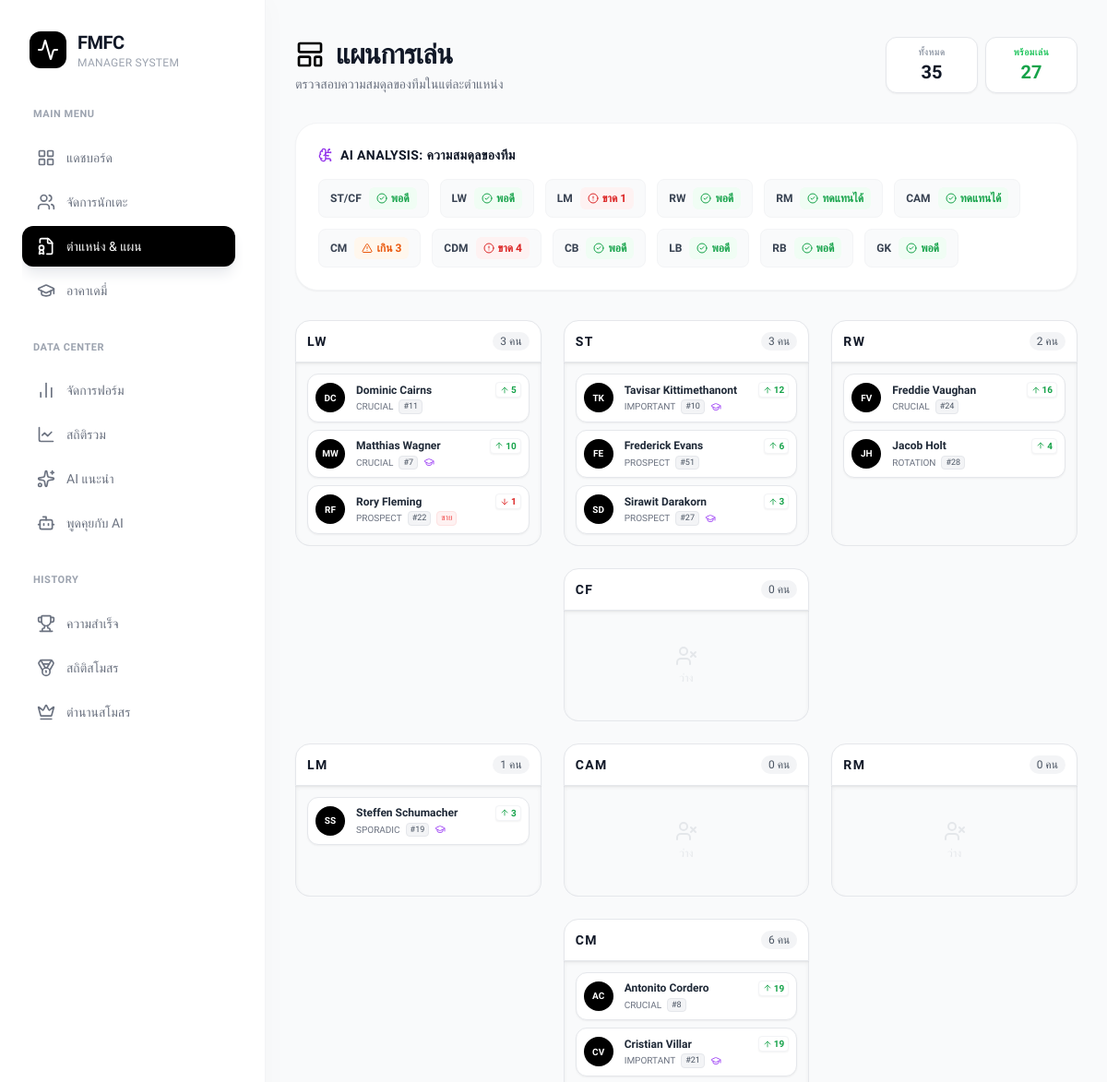
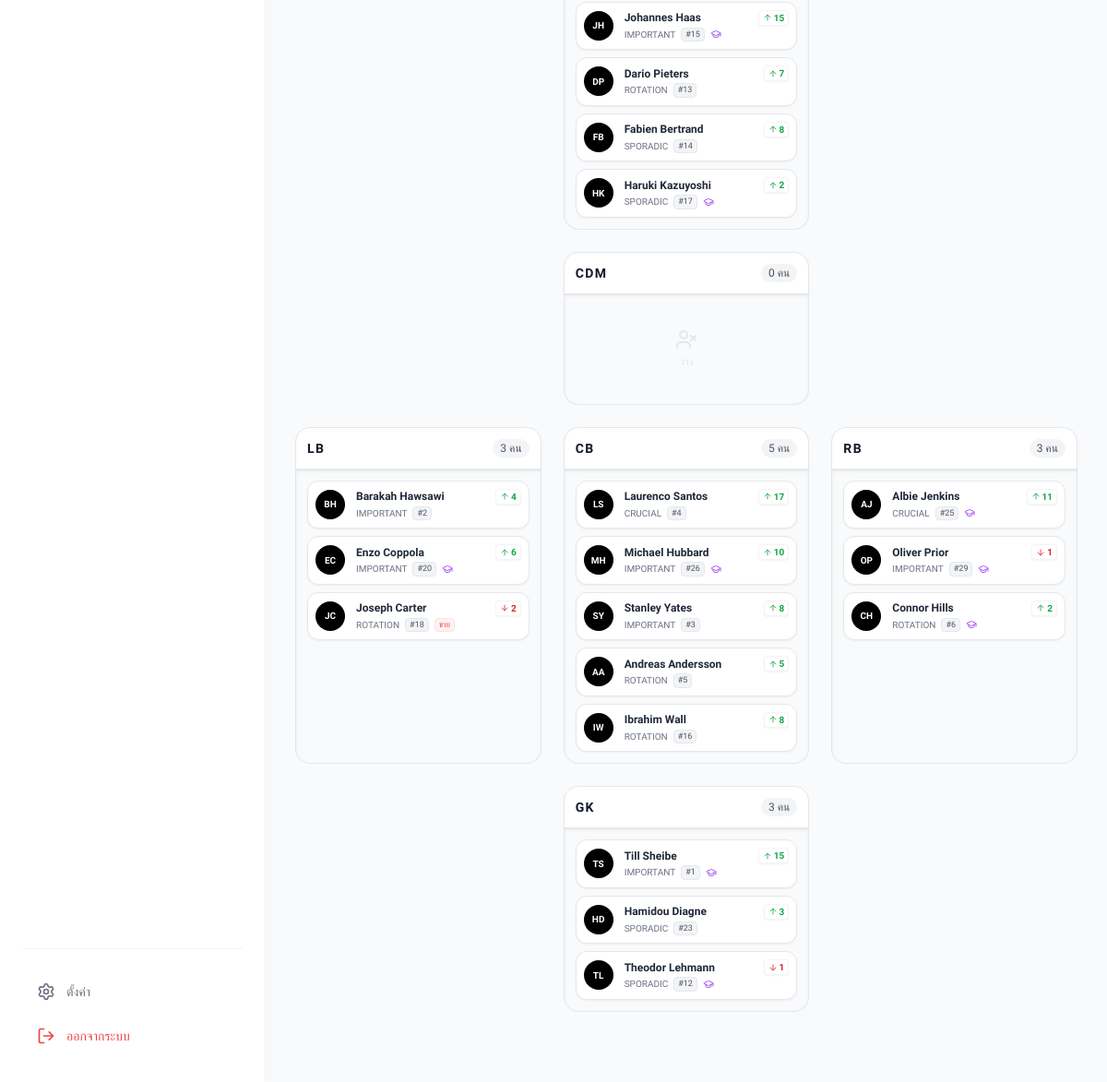
The app's page /pages/position.php (signed in) with its own data (2 pictures, top to bottom).
### tables this page shows
CREATE TABLE `players` (
  `player_id` int(11) NOT NULL,
  `user_id` int(11) NOT NULL,
  `name` varchar(100) NOT NULL,
  `role` enum('crucial','important','rotation','sporadic','prospect') DEFAULT NULL,
  `position` enum('st','cf','lw','rw','lm','rm','cam','cm','cdm','cb','lb','rb','gk') DEFAULT NULL,
  `jersey_number` int(11) DEFAULT NULL,
  `status` enum('no','sell','for_loan','on_loan','in_loan') DEFAULT 'no',
  `injured` int(11) NOT NULL DEFAULT 0,
  `injured_count` int(11) DEFAULT 0,
  `is_academy_product` tinyint(4) NOT NULL,
  `performance_score` int(11) NOT NULL DEFAULT 0,
  `rating` decimal(4,2) NOT NULL DEFAULT 0.00,
  `score_change` enum('increase','decrease','neutral') DEFAULT 'neutral',
  `change_count` int(11) DEFAULT 0,
  `appearances` int(11) DEFAULT 0,
  `goals` int(11) DEFAULT 0,
  `assists` int(11) DEFAULT 0,
  `clean_sheets` int(11) DEFAULT 0,
  `yellow_cards` int(11) DEFAULT 0,
  `red_cards` int(11) DEFAULT 0
);

### pages/position.php (the view, shortened to what this page needs)
<?php
include "../includes/db_config.php";
?>
<?php
$user_id = $_SESSION['user_id'];
$status_counts = ['sell' => 0, 'for_loan' => 0, 'on_loan' => 0, 'in_loan' => 0, 'no' => 0];
if ($conn instanceof PDO) {
    $statusQuery = $conn->prepare("SELECT status, COUNT(*) as count FROM Players WHERE user_id = ? GROUP BY status");
    $statusQuery->execute([$user_id]);
    $statusResults = $statusQuery->fetchAll(PDO::FETCH_ASSOC);
    foreach ($statusResults as $row) $status_counts[$row['status']] = $row['count'];
}
$totalPlayers = 0;
if ($conn instanceof PDO) {
    $queryTotal = $conn->prepare("SELECT COUNT(*) as total FROM Players WHERE user_id = ?");
    $queryTotal->execute([$user_id]);
    $totalPlayers = $queryTotal->fetch(PDO::FETCH_ASSOC)['total'];
}
$players = [];
$position_counts = [];
if ($conn instanceof PDO) {
    $query = $conn->prepare("
        SELECT player_id, name, position, role, jersey_number, status, injured, performance_score, is_academy_product
        FROM Players
        WHERE user_id = ? AND status != 'on_loan'
        ORDER BY FIELD(COALESCE(role, 'prospect'), 'crucial', 'important', 'rotation', 'sporadic', 'prospect'), name ASC
    ");
    $query->execute([$user_id]);
    $players = $query->fetchAll(PDO::FETCH_ASSOC);
}
foreach ($players as $player) {
    $position_counts[$player['position']] = ($position_counts[$player['position']] ?? 0) + 1;
}
if (!function_exists('getInitials')) {
    function getInitials($name) {
        $words = explode(' ', $name);
        $initials = '';
        foreach ($words as $word) $initials .= strtoupper(substr($word, 0, 1));
        return $initials;
    }
}
$positions_grid = [
    ['lw', 'st', 'rw'],
    ['', 'cf', ''],
    ['lm', 'cam', 'rm'],
    ['', 'cm', ''],
    ['', 'cdm', ''],
    ['lb', 'cb', 'rb'],
    ['', 'gk', '']
];
$recommendations = [];
function getPlayerCountRecommendation($count, $min, $max) {
    if ($count < $min) {
        $diff = $min - $count;
        return "<span class='flex items-center text-red-600 text-xs font-bold bg-red-50 px-2 py-1 rounded-md'><i data-lucide='alert-circle' class='w-3 h-3 mr-1'></i> ขาด $diff</span>";
    } elseif ($count > $max) {
        $diff = $count - $max;
        return "<span class='flex items-center text-orange-600 text-xs font-bold bg-orange-50 px-2 py-1 rounded-md'><i data-lucide='alert-triangle' class='w-3 h-3 mr-1'></i> เกิน $diff</span>";
    } else {
        return "<span class='flex items-center text-green-600 text-xs font-bold bg-green-50 px-2 py-1 rounded-md'><i data-lucide='check-circle-2' class='w-3 h-3 mr-1'></i> พอดี</span>";
    }
}
$st_count = ($position_counts['st'] ?? 0) + ($position_counts['cf'] ?? 0);
$recommendations['st_cf'] = ['name' => 'ST/CF', 'message' => getPlayerCountRecommendation($st_count, 2, 3)];
$lw_count = $position_counts['lw'] ?? 0;
$lm_count = $position_counts['lm'] ?? 0;
$recommendations['lw'] = ($lw_count == 0 && $lm_count >= 2) ? ['name' => 'LW', 'message' => "<span class='flex items-center text-green-600 text-xs font-bold bg-green-50 px-2 py-1 rounded-md'><i data-lucide='check-circle-2' class='w-3 h-3 mr-1'></i> ทดแทนได้</span>"] : ['name' => 'LW', 'message' => getPlayerCountRecommendation($lw_count, 2, 3)];
$recommendations['lm'] = ($lm_count == 0 && $lw_count >= 2) ? ['name' => 'LM', 'message' => "<span class='flex items-center text-green-600 text-xs font-bold bg-green-50 px-2 py-1 rounded-md'><i data-lucide='check-circle-2' class='w-3 h-3 mr-1'></i> ทดแทนได้</span>"] : ['name' => 'LM', 'message' => getPlayerCountRecommendation($lm_count, 2, 3)];
$rw_count = $position_counts['rw'] ?? 0;
$rm_count = $position_counts['rm'] ?? 0;
$recommendations['rw'] = ($rw_count == 0 && $rm_count >= 2) ? ['name' => 'RW', 'message' => "<span class='flex items-center text-green-600 text-xs font-bold bg-green-50 px-2 py-1 rounded-md'><i data-lucide='check-circle-2' class='w-3 h-3 mr-1'></i> ทดแทนได้</span>"] : ['name' => 'RW', 'message' => getPlayerCountRecommendation($rw_count, 2, 3)];
$recommendations['rm'] = ($rm_count == 0 && $rw_count >= 2) ? ['name' => 'RM', 'message' => "<span class='flex items-center text-green-600 text-xs font-bold bg-green-50 px-2 py-1 rounded-md'><i data-lucide='check-circle-2' class='w-3 h-3 mr-1'></i> ทดแทนได้</span>"] : ['name' => 'RM', 'message' => getPlayerCountRecommendation($rm_count, 2, 3)];
$cam_count = $position_counts['cam'] ?? 0;
$cm_count = $position_counts['cm'] ?? 0;
$recommendations['cam'] = ($cam_count == 0 && $cm_count >= 3) ? ['name' => 'CAM', 'message' => "<span class='flex items-center text-green-600 text-xs font-bold bg-green-50 px-2 py-1 rounded-md'><i data-lucide='check-circle-2' class='w-3 h-3 mr-1'></i> ทดแทนได้</span>"] : ['name' => 'CAM', 'message' => getPlayerCountRecommendation($cam_count, 2, 3)];
$recommendations['cm'] = ($cm_count == 0 && $cam_count >= 3) ? ['name' => 'CM', 'message' => "<span class='flex items-center text-green-600 text-xs font-bold bg-green-50 px-2 py-1 rounded-md'><i data-lucide='check-circle-2' class='w-3 h-3 mr-1'></i> ทดแทนได้</span>"] : ['name' => 'CM', 'message' => getPlayerCountRecommendation($cm_count, 2, 3)];
$recommendations['cdm'] = ['name' => 'CDM', 'message' => getPlayerCountRecommendation($position_counts['cdm'] ?? 0, 4, 5)];
$recommendations['cb'] = ['name' => 'CB', 'message' => getPlayerCountRecommendation($position_counts['cb'] ?? 0, 4, 5)];
$recommendations['lb'] = ['name' => 'LB', 'message' => getPlayerCountRecommendation($position_counts['lb'] ?? 0, 2, 3)];
$recommendations['rb'] = ['name' => 'RB', 'message' => getPlayerCountRecommendation($position_counts['rb'] ?? 0, 2, 3)];
$recommendations['gk'] = ['name' => 'GK', 'message' => getPlayerCountRecommendation($position_counts['gk'] ?? 0, 2, 3)];
?>
<!DOCTYPE html>
<html lang="th">
<head>
    <script src="https://cdn.tailwindcss.com"></script>
    <link rel="stylesheet" type="text/css" href="https://cdn.jsdelivr.net/npm/toastify-js/src/toastify.min.css">
</head>
<body class="bg-[#F9FAFB] text-gray-800">
    <div class="flex h-screen overflow-hidden">
        <?php include '../includes/navbar.php'; ?>
        <main class="flex-1 px-8 py-10 overflow-y-auto">
            <div class="flex flex-col md:flex-row md:items-center justify-between gap-6 mb-8">
                <div>
                    <h1 class="text-3xl font-bold text-gray-900 tracking-tight flex items-center gap-3">
                        <i data-lucide="layout-template" class="w-8 h-8 text-black"></i> แผนการเล่น
                    </h1>
                    <p class="text-gray-500 mt-1 text-sm">ตรวจสอบความสมดุลของทีมในแต่ละตำแหน่ง</p>
                </div>
                <div class="flex gap-2">
                    <div class="bg-white border border-gray-200 px-4 py-2 rounded-xl shadow-sm text-center min-w-[100px]">
                        <p class="text-[10px] text-gray-400 uppercase font-bold tracking-wider">ทั้งหมด</p>
                        <p class="text-xl font-bold text-gray-900"><?= $totalPlayers ?></p>
                    </div>
                    <div class="bg-white border border-gray-200 px-4 py-2 rounded-xl shadow-sm text-center min-w-[100px]">
                        <p class="text-[10px] text-green-500 uppercase font-bold tracking-wider">พร้อมเล่น</p>
                        <p class="text-xl font-bold text-green-600"><?= $status_counts['no'] ?></p>
                    </div>
                </div>
            </div>
            <div class="bg-white p-6 rounded-3xl border border-gray-100 shadow-sm mb-8">
                <h2 class="text-sm font-bold text-gray-900 mb-4 flex items-center gap-2 uppercase tracking-wide">
                    <i data-lucide="brain-circuit" class="w-4 h-4 text-purple-600"></i>
                    AI Analysis: ความสมดุลของทีม
                </h2>
                <div class="flex flex-wrap gap-3">
                    <?php foreach ($recommendations as $rec): ?>
                        <div class="flex items-center gap-2 px-3 py-2 bg-gray-50 border border-gray-100 rounded-lg">
                            <span class="text-xs font-bold text-gray-700"><?= htmlspecialchars($rec['name']); ?></span>
                            <?= $rec['message']; ?>
                        </div>
                    <?php endforeach; ?>
                </div>
            </div>
            <div class="grid grid-cols-1 md:grid-cols-2 lg:grid-cols-3 gap-6 pb-10">
                <?php foreach ($positions_grid as $row): ?>
                    <?php foreach ($row as $pos): ?>
                        <div class="flex flex-col h-full">
                            <?php if ($pos): ?>
                                <div class="bg-white border border-gray-200 rounded-t-2xl p-3 flex justify-between items-center shadow-sm z-10 relative">
                                    <span class="text-sm font-black text-gray-900 uppercase tracking-widest"><?= htmlspecialchars($pos); ?></span>
                                    <span class="text-xs font-medium bg-gray-100 text-gray-600 px-2 py-0.5 rounded-full">
                                        <?= $position_counts[$pos] ?? 0; ?> คน
                                    </span>
                                </div>
                                <div class="bg-gray-50 border-x border-b border-gray-200 rounded-b-2xl p-3 flex-1 min-h-[120px] shadow-inner space-y-2">
                                    <?php
                                    $players_in_pos = array_filter($players, fn($p) => $p['position'] === $pos);
                                    if (!empty($players_in_pos)):
                                        foreach ($players_in_pos as $player):
                                            $initials = getInitials($player['name']);
                                            $isInjured = ($player['injured'] ?? 0) > 0;
                                            $score = $player['performance_score'] ?? 0;
                                            $cardBorder = $isInjured ? 'border-red-200 bg-red-50' : 'border-gray-200 bg-white hover:border-gray-300';
                                            $scoreColor = $score > 0 ? 'text-green-600' : ($score < 0 ? 'text-red-600' : 'text-gray-400');
                                            $scoreIcon = $score > 0 ? 'arrow-up' : ($score < 0 ? 'arrow-down' : 'minus');
                                    ?>
                                        <a href="edit_player1.php?id=<?= $player['player_id']; ?>"
                                           class="block p-2 rounded-xl border <?= $cardBorder ?> shadow-sm transition-all duration-200 hover:shadow-md group">
                                            <div class="flex items-center gap-3">
                                                <div class="w-8 h-8 rounded-full bg-black text-white flex items-center justify-center text-[10px] font-bold shadow-sm group-hover:scale-105 transition-transform">
                                                    <?= $initials ?>
                                                </div>
                                                <div class="flex-1 min-w-0">
                                                    <div class="flex justify-between items-center">
                                                        <span class="text-xs font-bold text-gray-800 truncate pr-1"><?= htmlspecialchars($player['name']); ?></span>
                                                        <?php if ($score != 0): ?>
                                                            <div class="flex items-center <?= $scoreColor ?> text-[10px] font-bold bg-white px-1 rounded shadow-sm border border-gray-100">
                                                                <i data-lucide="<?= $scoreIcon ?>" class="w-2.5 h-2.5 mr-0.5"></i><?= abs($score) ?>
                                                            </div>
                                                        <?php endif; ?>
                                                    </div>
                                                    <div class="flex items-center gap-1.5 mt-0.5">
                                                        <span class="text-[10px] text-gray-500 uppercase"><?= htmlspecialchars($player['role']); ?></span>
                                                        <?php if ($player['jersey_number']): ?>
                                                            <span class="text-[9px] bg-gray-100 text-gray-600 px-1 rounded border border-gray-200">#<?= $player['jersey_number'] ?></span>
                                                        <?php endif; ?>
                                                        <?php if ($isInjured): ?>
                                                            <span class="text-[9px] bg-red-100 text-red-600 px-1 rounded font-bold">เจ็บ</span>
                                                        <?php elseif ($player['status'] == 'sell'): ?>
                                                            <span class="text-[9px] bg-red-50 text-red-500 px-1 rounded border border-red-100">ขาย</span>
                                                        <?php elseif ($player['is_academy_product']): ?>
                                                            <i data-lucide="graduation-cap" class="w-3 h-3 text-purple-500"></i>
                                                        <?php endif; ?>
                                                    </div>
                                                </div>
                                            </div>
                                        </a>
                                    <?php endforeach; ?>
                                    <?php else: ?>
                                        <div class="h-full flex flex-col items-center justify-center text-gray-300 py-4 opacity-50">
                                            <i data-lucide="user-x" class="w-6 h-6 mb-1"></i>
                                            <span class="text-xs font-medium">ว่าง</span>
                                        </div>
                                    <?php endif; ?>
                                </div>
                            <?php else: ?>
                                <div class="hidden lg:block min-h-[50px]"></div>
                            <?php endif; ?>
                        </div>
                    <?php endforeach; ?>
                <?php endforeach; ?>
            </div>
        </main>
    </div>
</body>
</html>

### pages/position.php (style rules this page uses)
body { font-family: 'Kanit', sans-serif; }

### records on screen
players: name "DC", name "Dominic Cairns", performance_score "5", role "CRUCIAL", jersey_number "11"
players: name "MW", name "Matthias Wagner", performance_score "10", role "CRUCIAL", jersey_number "7", injured 0 (drawn)
players: name "RF", name "Rory Fleming", performance_score "1", role "PROSPECT", jersey_number "22", injured "ขาย"
players: name "TK", name "Tavisar Kittimethanont", performance_score "12", role "IMPORTANT", jersey_number "10", injured 0 (drawn)
players: name "FE", name "Frederick Evans", performance_score "6", role "PROSPECT", jersey_number "51"
players: name "SD", name "Sirawit Darakorn", performance_score "3", role "PROSPECT", jersey_number "27", injured 0 (drawn)
players: name "FV", name "Freddie Vaughan", performance_score "16", role "CRUCIAL", jersey_number "24"
players: name "JH", name "Jacob Holt", performance_score "4", role "ROTATION", jersey_number "28"
players: name "SS", name "Steffen Schumacher", performance_score "3", role "SPORADIC", jersey_number "19", injured 0 (drawn)
players: name "AC", name "Antonito Cordero", performance_score "19", role "CRUCIAL", jersey_number "8"
players: name "CV", name "Cristian Villar", performance_score "19", role "IMPORTANT", jersey_number "21", injured 0 (drawn)
players: name "JH", name "Johannes Haas", performance_score "15", role "IMPORTANT", jersey_number "15", injured 0 (drawn)
players: name "DP", name "Dario Pieters", performance_score "7", role "ROTATION", jersey_number "13"
players: name "FB", name "Fabien Bertrand", performance_score "8", role "SPORADIC", jersey_number "14"
players: name "HK", name "Haruki Kazuyoshi", performance_score "2", role "SPORADIC", jersey_number "17", injured 0 (drawn)
players: name "BH", name "Barakah Hawsawi", performance_score "4", role "IMPORTANT", jersey_number "2"
players: name "EC", name "Enzo Coppola", performance_score "6", role "IMPORTANT", jersey_number "20", injured 0 (drawn)
players: name "JC", name "Joseph Carter", performance_score "2", role "ROTATION", jersey_number "18", injured "ขาย"
players: name "LS", name "Laurenco Santos", performance_score "17", role "CRUCIAL", jersey_number "4"
players: name "MH", name "Michael Hubbard", performance_score "10", role "IMPORTANT", jersey_number "26", injured 0 (drawn)
players: name "SY", name "Stanley Yates", performance_score "8", role "IMPORTANT", jersey_number "3"
players: name "AA", name "Andreas Andersson", performance_score "5", role "ROTATION", jersey_number "5"
players: name "IW", name "Ibrahim Wall", performance_score "8", role "ROTATION", jersey_number "16"
players: name "AJ", name "Albie Jenkins", performance_score "11", role "CRUCIAL", jersey_number "25", injured 0 (drawn)
players: name "OP", name "Oliver Prior", performance_score "1", role "IMPORTANT", jersey_number "29", injured 0 (drawn)
players: name "CH", name "Connor Hills", performance_score "2", role "ROTATION", jersey_number "6", injured 0 (drawn)
players: name "TS", name "Till Sheibe", performance_score "15", role "IMPORTANT", jersey_number "1", injured 0 (drawn)
players: name "HD", name "Hamidou Diagne", performance_score "3", role "SPORADIC", jersey_number "23"
players: name "TL", name "Theodor Lehmann", performance_score "1", role "SPORADIC", jersey_number "12", injured 0 (drawn)

### other values on screen
$item['label'] "แดชบอร์ด"
$item['label'] "จัดการนักเตะ"
$item['label'] "ตำแหน่ง & แผน"
$item['label'] "อาคาเดมี่"
$item['label'] "จัดการฟอร์ม"
$item['label'] "สถิติรวม"
$item['label'] "AI แนะนำ"
$item['label'] "พูดคุยกับ AI"
$item['label'] "ความสำเร็จ"
$item['label'] "สถิติสโมสร"
$item['label'] "ตำนานสโมสร"
$totalPlayers "35"
$status_counts['no'] "27"
$rec['name'] "ST/CF"
$rec['name'] "LW"
